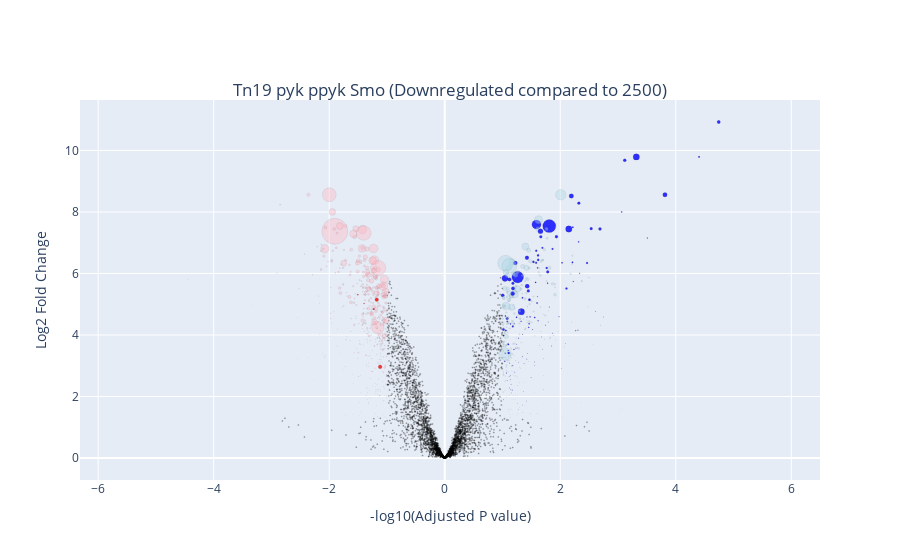

The notebook cell this image was saved under:
### Code cell
import plotly
from plotly.offline import download_plotlyjs, init_notebook_mode, plot, iplot
init_notebook_mode(connected=True)
from IPython.display import Image 
#im2 = Image(filename ="Legend2.png")

import pandas as pd
import numpy as np
import plotly.graph_objects as go



df = pd.read_csv (r'Interactive2_2500v2501.csv') 

adjpval = df['adjpval']
Name = df['Name']
avgexp = df['avgexp']
logfc = df['logfc']
pointsize = df['pointsize']

#opaq = df['Original Opaq']
#hovinfo = df['Original Hovinfo']
#pointcolor = df['Original Color']

#opaq = df['UpOpaq_2500vTn1phoAT']
#hovinfo = df['UpHovinfo_2500vTn1phoAT']
#pointcolor = df['UpColor_2500vTn1phoAT']

#opaq = df['UpOpaq_2500vTn1phoATcomp']
#hovinfo = df['UpHovinfo_2500vTn1phoATcomp']
#pointcolor = df['UpColor_2500vTn1phoATcomp']

#opaq = df['UpOpaq_2500vTn1phoATrevert']
#hovinfo = df['UpHovinfo_2500vTn1phoATrevert']
#pointcolor = df['UpColor_2500vTn1phoATrevert']

#opaq = df['UpOpaq_2500vTn15']
#hovinfo = df['UpHovinfo_2500vTn15']
#pointcolor = df['UpColor_2500vTn15']

#opaq = df['UpOpaq_2500vTn17lppzplppz']
#hovinfo = df['UpHovinfo_2500vTn17lppzplppz']
#pointcolor = df['UpColor_2500vTn17lppzplppz']

#opaq = df['UpOpaq_2500vTn17lppz']
#hovinfo = df['UpHovinfo_2500vTn17lppz']
#pointcolor = df['UpColor_2500vTn17lppz']

#opaq = df['UpOpaq_2500vTn19pykppyk']
#hovinfo = df['UpHovinfo_2500vTn19pykppyk']
#pointcolor = df['UpColor_2500vTn19pykppyk']

#opaq = df['UpOpaq_2500vTn19pyk']
#hovinfo = df['UpHovinfo_2500vTn19pyk']
#pointcolor = df['UpColor_2500vTn19pyk']

#opaq = df['DownOpaq_2500vTn1phoAT']
#hovinfo = df['DownHovinfo_2500vTn1phoAT']
#pointcolor = df['DownColor_2500vTn1phoAT']

#opaq = df['DownOpaq_2500vTn1phoATcomp']
#hovinfo = df['DownHovinfo_2500vTn1phoATcomp']
#pointcolor = df['DownColor_2500vTn1phoATcomp']

#opaq = df['DownOpaq_2500vTn1phoATrevert']
#hovinfo = df['DownHovinfo_2500vTn1phoATrevert']
#pointcolor = df['DownColor_2500vTn1phoATrevert']

#opaq = df['DownOpaq_2500vTn15']
#hovinfo = df['DownHovinfo_2500vTn15']
#pointcolor = df['DownColor_2500vTn15']

#opaq = df['DownOpaq_2500vTn17lppzplppz']
#hovinfo = df['DownHovinfo_2500vTn17lppzplppz']
#pointcolor = df['DownColor_2500vTn17lppzplppz']

opaq = df['DownOpaq_2500vTn19pykppyk']
hovinfo = df['DownHovinfo_2500vTn19pykppyk']
pointcolor = df['DownColor_2500vTn19pykppyk']

#opaq = df['DownOpaq_2500vTn19pyk']
#hovinfo = df['DownHovinfo_2500vTn19pyk']
#pointcolor = df['DownColor_2500vTn19pyk']



x=-1*logfc
y=-1*np.log10(adjpval)

# Build figure
fig = go.Figure()

fig.add_trace(
    go.Scatter(
        mode='markers',
        x=x,
        y=y,
        text = Name.to_list(),
   
        hoverinfo=hovinfo.to_list(),
        
        marker=dict(
            color=pointcolor,
            size=pointsize*0.75,
            opacity=opaq,
            line=dict(
                color='black',
                width=0.15
            )
            
        ),
        showlegend=False
        
    )
)



fig.update_layout(
    title={
        'text': "Tn19 pyk ppyk SmO (Downregulated compared to 2500)",
        'y':0.85,
        'x':0.5,
        'xanchor': 'center',
        'yanchor': 'top'},
    yaxis_title="-log10(Adjusted P value)",
    xaxis_title="Log2 Fold Change")



fig.show()

### Figure 1 — Plotly figure (JSON) as saved in the notebook; plotly's stock layout.template omitted (floating-point values rounded to 4 significant figures; data arrays with more than 128 entries replaced by an {"elided": "..."} marker saying what was removed)
{"data": [{"hoverinfo": {"elided": "4633 str values"}, "marker": {"color": {"elided": "4633 str values"}, "line": {"color": "black", "width": 0.15}, "opacity": {"elided": "4633 float values"}, "size": {"elided": "4633 float values"}}, "mode": "markers", "showlegend": false, "text": {"elided": "4633 str values"}, "type": "scatter", "x": {"elided": "4633 float values"}, "y": {"elided": "4633 float values"}}], "layout": {"title": {"text": "Tn19 pyk ppyk Smo (Downregulated compared to 2500)", "x": 0.5, "xanchor": "center", "y": 0.85, "yanchor": "top"}, "xaxis": {"title": {"text": "-log10(Adjusted P value)"}}, "yaxis": {"title": {"text": "Log2 Fold Change"}}}}
